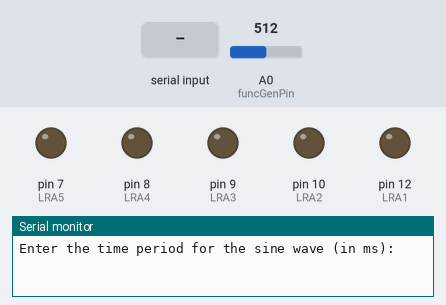
Simulated run of this sketch. Board: Arduino Uno, built with avr-gcc and run on an emulated ATmega328P. On the bench: output pins drawn as LEDs (lit = HIGH), the last lines printed to the serial monitor. Dashed ring = blinking. The test bench sets the inputs (shaded band); at power-on: A0 (funcGenPin) = 512.

Above: at 1.2 s.
1.3 s: "90,45\n" received over Serial
At 2.7 s:
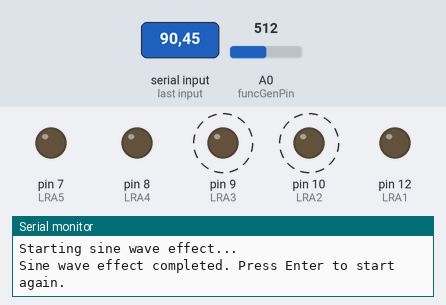
4.3 s: "200\n" received over Serial
At 5.7 s:
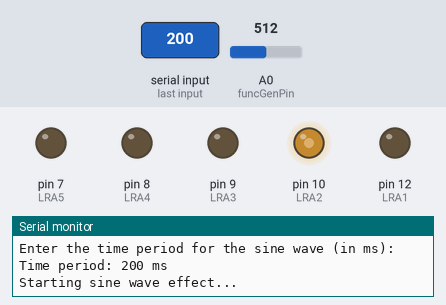
Timing chart, 0 to 7.3 s (numbered marks = the images above; inputs shaded):
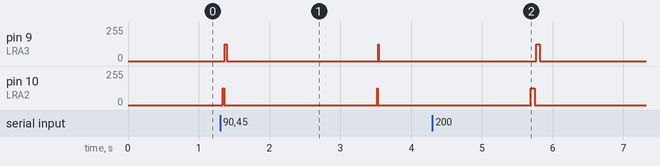

The sketch:

SineWave.ino
```cpp
const int LRA1 = 12;
const int LRA2 = 10;
const int LRA3 = 9;
const int LRA4 = 8;
const int LRA5 = 7;

const int funcGenPin = A0;

unsigned long timePeriod = 0;

void setup() {
  Serial.begin(9600);

  pinMode(LRA1, OUTPUT);
  pinMode(LRA2, OUTPUT);
  pinMode(LRA3, OUTPUT);
  pinMode(LRA4, OUTPUT);
  pinMode(LRA5, OUTPUT);

  Serial.println("Enter the time period for the sine wave (in ms):");
}

void loop() {
  if (Serial.available() > 0) {
    timePeriod = Serial.parseInt();
    if (timePeriod > 0) {
      while (Serial.available() > 0) {
        Serial.read();
      }

      Serial.print("Time period: ");
      Serial.print(timePeriod);
      Serial.println(" ms");

      unsigned long delayTime = timePeriod / 8;

      unsigned long onTime = delayTime * 2;

      Serial.println("Starting sine wave effect...");

      int funcGenValue = analogRead(funcGenPin);

      int pwmValue = map(funcGenValue, 0, 1023, 0, 255);

      analogWrite(LRA1, pwmValue); // 0 rad
      delay(onTime);
      analogWrite(LRA1, 0);
      delay(onTime - delayTime);

      analogWrite(LRA2, pwmValue); // π/2 rad
      delay(onTime);
      analogWrite(LRA2, 0);
      delay(onTime - delayTime);

      analogWrite(LRA3, pwmValue); // π rad
      delay(onTime);
      analogWrite(LRA3, 0);
      delay(onTime - delayTime);

      analogWrite(LRA4, pwmValue); // 3π/2 rad
      delay(onTime);
      analogWrite(LRA4, 0);
      delay(onTime - delayTime);

      analogWrite(LRA5, pwmValue); // 2π rad
      delay(onTime);
      analogWrite(LRA5, 0);
      delay(onTime - delayTime);

      Serial.println("Sine wave effect completed. Press Enter to start again.");

      delay(2000);

      Serial.println("Enter the time period for the sine wave (in ms):");
    } else {
      Serial.println("Invalid time period. Please enter a positive integer.");
    }
  }
}
```

Measured:
- after the input at 1.3 s, pin 9 (LRA3): alternates 127/255 for 0.02 s and 0/255 for 2.1 s, starting after 0.07 s; pin 10 (LRA2): alternates 127/255 for 0.02 s and 0/255 for 2.2 s, starting at once
- after the input at 4.3 s, pin 9 (LRA3): 0/255 → 127/255 after 1.5 s, → 0/255 0.05 s later; pin 10 (LRA2): 0/255 → 127/255 after 1.4 s, → 0/255 0.05 s later
